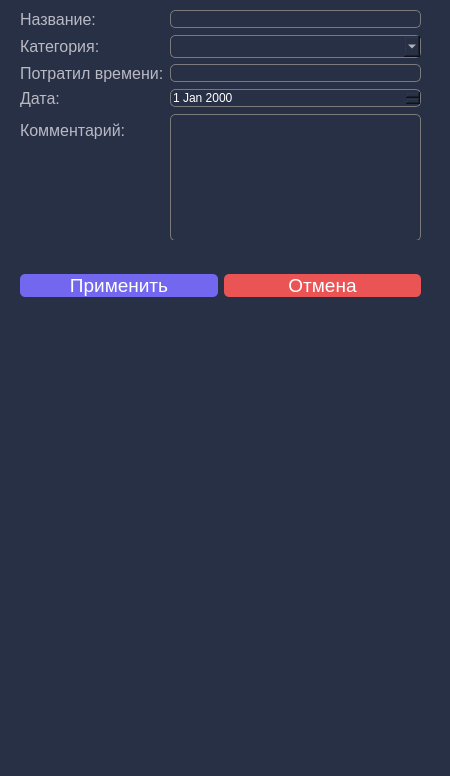
<?xml version="1.0" encoding="UTF-8"?>
<ui version="4.0">
 <class>Form</class>
 <widget class="QWidget" name="Form">
  <property name="geometry">
   <rect>
    <x>0</x>
    <y>0</y>
    <width>450</width>
    <height>776</height>
   </rect>
  </property>
  <property name="windowTitle">
   <string>Добавить событие</string>
  </property>
  <property name="styleSheet">
   <string notr="true">background-color: rgb(40, 48, 70);</string>
  </property>
  <widget class="QWidget" name="formLayoutWidget">
   <property name="geometry">
    <rect>
     <x>20</x>
     <y>10</y>
     <width>401</width>
     <height>231</height>
    </rect>
   </property>
   <layout class="QFormLayout" name="formLayout">
    <item row="0" column="0">
     <widget class="QLabel" name="lbl_name">
      <property name="font">
       <font>
        <family>Arial</family>
        <pointsize>12</pointsize>
       </font>
      </property>
      <property name="styleSheet">
       <string notr="true">color: rgb(185, 185, 195);</string>
      </property>
      <property name="text">
       <string>Название:</string>
      </property>
     </widget>
    </item>
    <item row="0" column="1">
     <widget class="QLineEdit" name="lE_name">
      <property name="styleSheet">
       <string notr="true">QLineEdit {
background-color: #283046;
border: 1px solid rgb(122, 122, 122);
border-radius: 5px;
font: 75 12pt &quot;Arial&quot;;
color: rgb(255, 255, 255);
}
QLineEdit:hover {
	background-color: rgb(40, 48, 70); 
	color: rgb(255, 255, 255);
	border: 2px solid rgb(95, 85, 200);
	border-radius: 5px;
}</string>
      </property>
     </widget>
    </item>
    <item row="1" column="0">
     <widget class="QLabel" name="lbl_category">
      <property name="font">
       <font>
        <family>Arial</family>
        <pointsize>12</pointsize>
       </font>
      </property>
      <property name="styleSheet">
       <string notr="true">color: rgb(185, 185, 195);</string>
      </property>
      <property name="text">
       <string>Категория:</string>
      </property>
     </widget>
    </item>
    <item row="1" column="1">
     <widget class="QComboBox" name="cB_category">
      <property name="font">
       <font>
        <family>Arial</family>
        <pointsize>12</pointsize>
        <weight>9</weight>
        <italic>false</italic>
        <bold>false</bold>
       </font>
      </property>
      <property name="styleSheet">
       <string notr="true">QComboBox {
background-color: #283046;
border: 1px solid rgb(122, 122, 122);
border-radius: 5px;
font: 75 12pt &quot;Arial&quot;;
color: rgb(255, 255, 255);
}
QComboBox:hover {
	background-color: rgb(40, 48, 70); 
	color: rgb(255, 255, 255);
	border: 2px solid rgb(95, 85, 200);
	border-radius: 5px;
}</string>
      </property>
     </widget>
    </item>
    <item row="2" column="0">
     <widget class="QLabel" name="lbl_time">
      <property name="font">
       <font>
        <family>Arial</family>
        <pointsize>12</pointsize>
       </font>
      </property>
      <property name="styleSheet">
       <string notr="true">color: rgb(185, 185, 195);</string>
      </property>
      <property name="text">
       <string>Потратил времени:</string>
      </property>
     </widget>
    </item>
    <item row="3" column="0">
     <widget class="QLabel" name="lbl_fdate">
      <property name="font">
       <font>
        <family>Arial</family>
        <pointsize>12</pointsize>
       </font>
      </property>
      <property name="styleSheet">
       <string notr="true">color: rgb(185, 185, 195);</string>
      </property>
      <property name="text">
       <string>Дата:</string>
      </property>
     </widget>
    </item>
    <item row="3" column="1">
     <widget class="QDateEdit" name="dE_date">
      <property name="styleSheet">
       <string notr="true">QDateEdit {
background-color: #283046;
border: 1px solid rgb(122, 122, 122);
border-radius: 5px;
font: 75 12pt &quot;Arial&quot;;
color: rgb(255, 255, 255);
}
QDateEdit:hover {
	background-color: rgb(40, 48, 70); 
	color: rgb(255, 255, 255);
	border: 2px solid rgb(95, 85, 200);
	border-radius: 5px;
}</string>
      </property>
     </widget>
    </item>
    <item row="4" column="0">
     <widget class="QLabel" name="lbl_comment">
      <property name="font">
       <font>
        <family>Arial</family>
        <pointsize>12</pointsize>
       </font>
      </property>
      <property name="styleSheet">
       <string notr="true">color: rgb(185, 185, 195);</string>
      </property>
      <property name="text">
       <string>Комментарий:</string>
      </property>
     </widget>
    </item>
    <item row="4" column="1">
     <widget class="QPlainTextEdit" name="tE_comment">
      <property name="styleSheet">
       <string notr="true">QPlainTextEdit {
background-color: #283046;
border: 1px solid rgb(122, 122, 122);
border-radius: 5px;
font: 75 12pt &quot;Arial&quot;;
color: rgb(255, 255, 255);
}
QPlainTextEdit:hover {
	background-color: rgb(40, 48, 70); 
	color: rgb(255, 255, 255);
	border: 2px solid rgb(95, 85, 200);
	border-radius: 5px;
}</string>
      </property>
     </widget>
    </item>
    <item row="2" column="1">
     <widget class="QLineEdit" name="lE_duration">
      <property name="styleSheet">
       <string notr="true">QLineEdit {
background-color: #283046;
border: 1px solid rgb(122, 122, 122);
border-radius: 5px;
font: 75 12pt &quot;Arial&quot;;
color: rgb(255, 255, 255);
}
QLineEdit:hover {
	background-color: rgb(40, 48, 70); 
	color: rgb(255, 255, 255);
	border: 2px solid rgb(95, 85, 200);
	border-radius: 5px;
}</string>
      </property>
     </widget>
    </item>
   </layout>
  </widget>
  <widget class="QWidget" name="horizontalLayoutWidget">
   <property name="geometry">
    <rect>
     <x>20</x>
     <y>240</y>
     <width>401</width>
     <height>91</height>
    </rect>
   </property>
   <layout class="QHBoxLayout" name="horizontalLayout">
    <item>
     <widget class="QPushButton" name="btn_save">
      <property name="font">
       <font>
        <family>Arial</family>
        <pointsize>14</pointsize>
        <weight>9</weight>
        <italic>false</italic>
        <bold>false</bold>
       </font>
      </property>
      <property name="styleSheet">
       <string notr="true">QPushButton {
background-color: #7367F0;
border-radius: 5px;
font: 75 14pt &quot;Arial&quot;;
color: rgb(255, 255, 255);
}
QPushButton:hover {
  background-color: rgb(40, 48, 70); 
  color: rgb(115, 103, 240);
  border: 2px solid rgb(95, 85, 200);
}</string>
      </property>
      <property name="text">
       <string>Применить</string>
      </property>
     </widget>
    </item>
    <item>
     <widget class="QPushButton" name="btn_cancel">
      <property name="font">
       <font>
        <family>Arial</family>
        <pointsize>14</pointsize>
        <weight>9</weight>
        <italic>false</italic>
        <bold>false</bold>
       </font>
      </property>
      <property name="styleSheet">
       <string notr="true">QPushButton {
background-color: rgb(234, 84, 85);
border-radius: 5px;
font: 75 14pt &quot;Arial&quot;;
color: rgb(255, 255, 255);
}
QPushButton:hover {
  background-color: rgb(40, 48, 70); 
  color: rgb(234, 84, 85);
  border: 2px solid rgb(234, 84, 85);
}</string>
      </property>
      <property name="text">
       <string>Отмена</string>
      </property>
     </widget>
    </item>
   </layout>
  </widget>
 </widget>
 <resources/>
 <connections/>
</ui>
